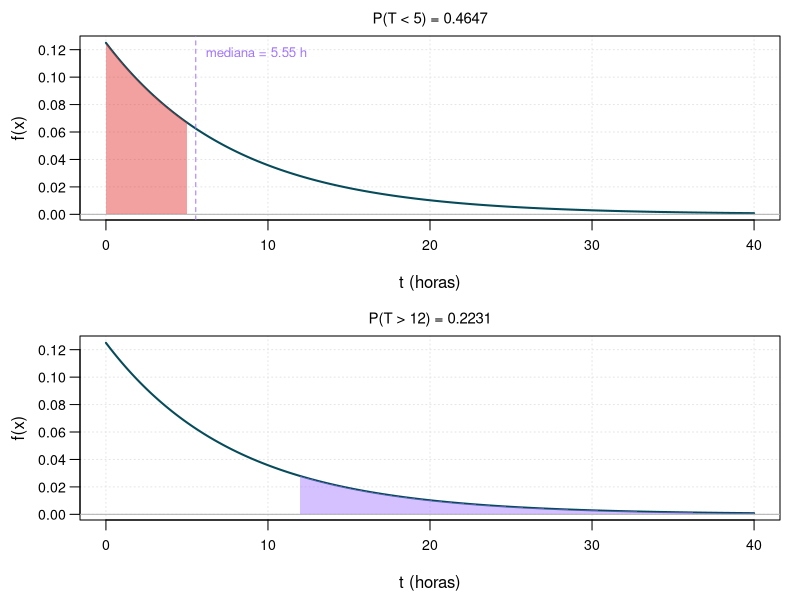
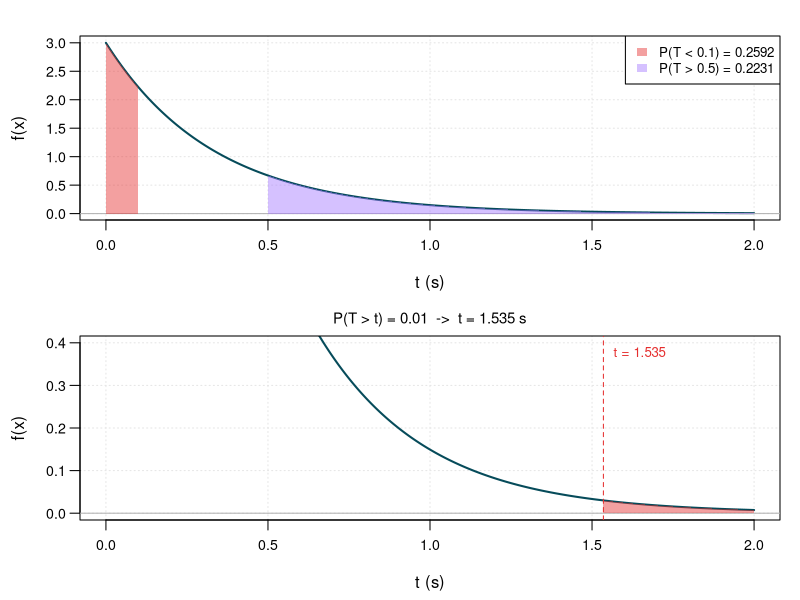
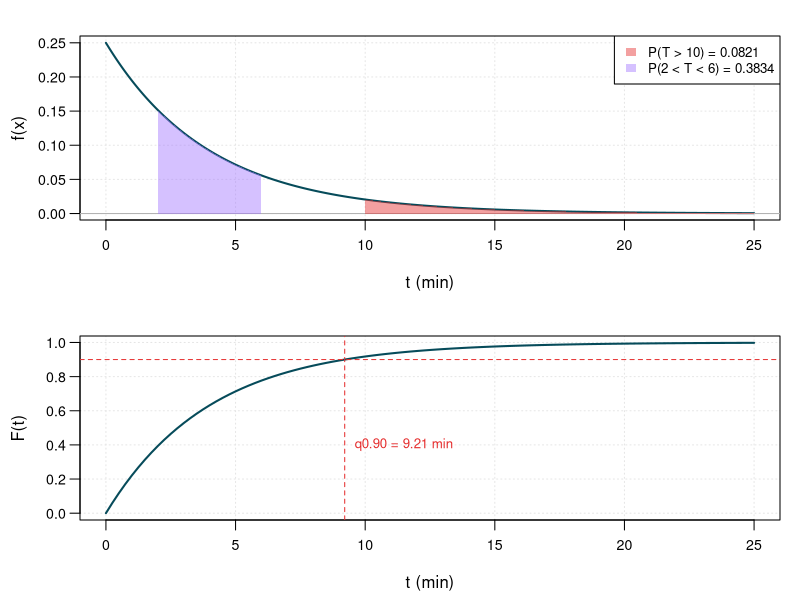
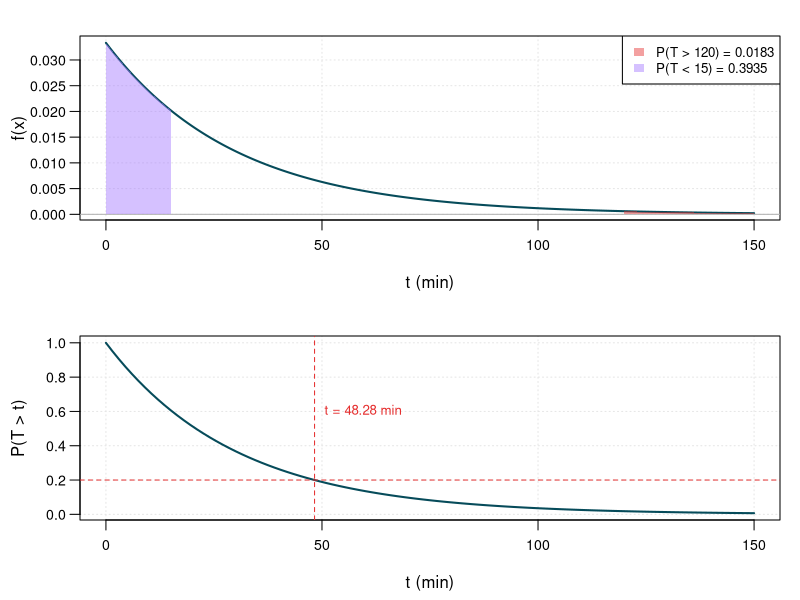
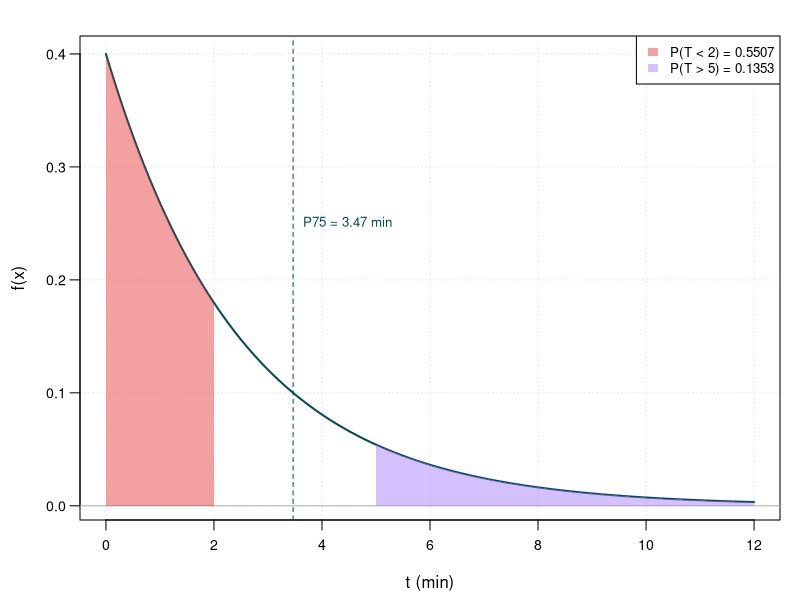
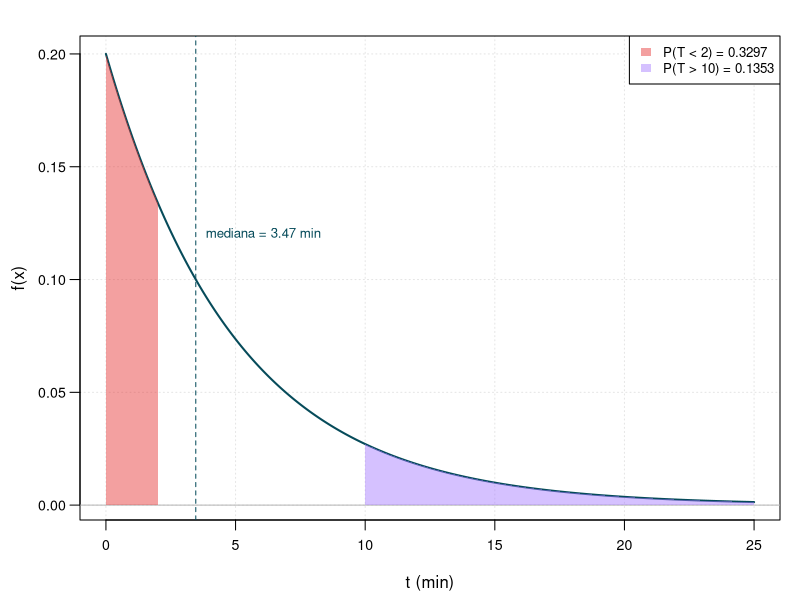
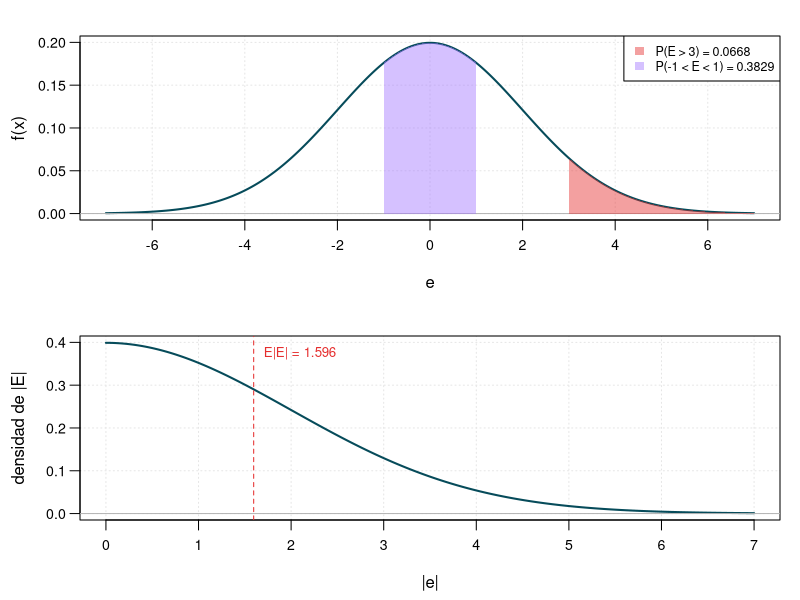
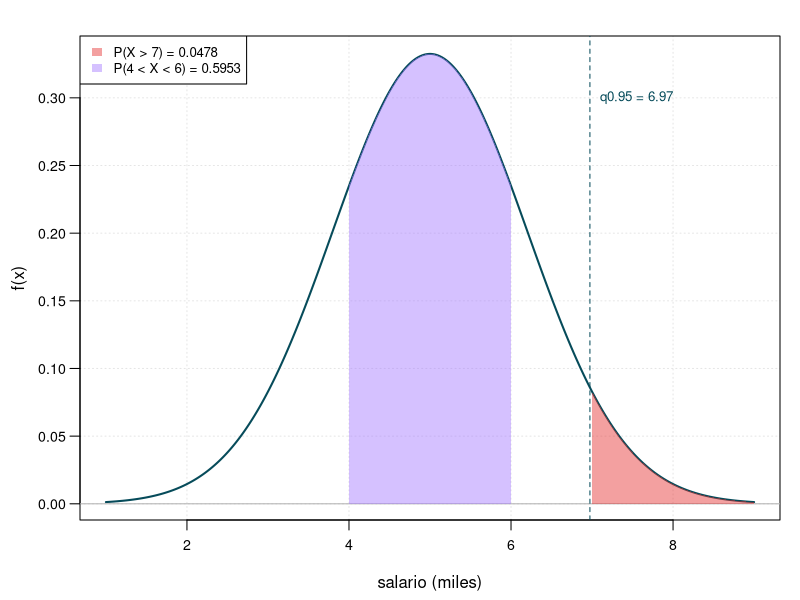

Here is the R script that generated these plots, in order:
# Graficos para la lista de ejercicios - Distribuciones exponencial y normal
# Ejecutar desde la carpeta de la practica:  Rscript practica-10-distribuciones-exponencial-normal.R
# Todos los graficos se guardan en img/ como PDF

dir.create("img", showWarnings = FALSE)

azul  <- "#064B5A"
teal  <- "#097289"
rojo  <- "#E52E2E"
verde <- "#A277FF"
gris  <- "gray45"

abrir <- function(nombre, w = 6, h = 4) {
  pdf(file.path("img", paste0(nombre, ".pdf")), width = w, height = h)
  par(mar = c(4, 4, 1.8, 1), las = 1, cex.axis = 0.85, mgp = c(2.6, 0.7, 0))
}
# curva de densidad f en [a, b]
densidad <- function(f, a, b, xlab = "x", ylab = "f(x)", ...) {
  curve(f(x), a, b, n = 500, lwd = 2, col = azul, xlab = xlab, ylab = ylab,
        panel.first = grid(col = "gray90"), ...)
  abline(h = 0, col = "gray70")
}
# sombrea el area bajo f entre 'desde' y 'hasta'
area <- function(f, desde, hasta, col = rojo) {
  x <- seq(desde, hasta, length.out = 300)
  polygon(c(desde, x, hasta), c(0, f(x), 0), col = adjustcolor(col, 0.45), border = NA)
}
marca <- function(v, txt, col = verde, y = par("usr")[4] * 0.9) {
  abline(v = v, lty = 2, col = col)
  text(v, y, txt, pos = 4, cex = 0.8, col = col)
}
titulo <- function(t) title(main = t, cex.main = 0.9, font.main = 1)

# ---------------------------------------------------------------
# Ej E1: T ~ Exp(1/8), fallas del servidor (horas)
abrir("ejE1-servidor", w = 5.5, h = 6.4)
par(mfrow = c(2, 1))
f <- function(t) dexp(t, 1/8)
densidad(f, 0, 40, xlab = "t (horas)")
area(f, 0, 5); titulo("P(T < 5) = 0.4647")
marca(8 * log(2), "mediana = 5.55 h")
densidad(f, 0, 40, xlab = "t (horas)")
area(f, 12, 40, verde); titulo("P(T > 12) = 0.2231")
dev.off()

# ---------------------------------------------------------------
# Ej E2: T ~ Exp(3), tiempo de respuesta de una API (s)
abrir("ejE2-api", w = 5.5, h = 6.4)
par(mfrow = c(2, 1))
f <- function(t) dexp(t, 3)
densidad(f, 0, 2, xlab = "t (s)")
area(f, 0, 0.1); area(f, 0.5, 2, verde)
legend("topright", c("P(T < 0.1) = 0.2592", "P(T > 0.5) = 0.2231"), fill = adjustcolor(c(rojo, verde), 0.45),
       border = NA, bg = "white", cex = 0.8)
densidad(f, 0, 2, xlab = "t (s)", ylim = c(0, 0.4))
area(f, log(100)/3, 2); titulo("P(T > t) = 0.01  ->  t = 1.535 s")
marca(log(100)/3, "t = 1.535", col = rojo)
dev.off()

# ---------------------------------------------------------------
# Ej E3: T ~ Exp(0.25), sesiones de usuario (min)
abrir("ejE3-sesiones", w = 5.5, h = 6.4)
par(mfrow = c(2, 1))
f <- function(t) dexp(t, 0.25)
densidad(f, 0, 25, xlab = "t (min)")
area(f, 10, 25); area(f, 2, 6, verde)
legend("topright", c("P(T > 10) = 0.0821", "P(2 < T < 6) = 0.3834"), fill = adjustcolor(c(rojo, verde), 0.45),
       border = NA, bg = "white", cex = 0.8)
curve(pexp(x, 0.25), 0, 25, lwd = 2, col = azul, xlab = "t (min)", ylab = "F(t)",
      panel.first = grid(col = "gray90"))
abline(h = 0.9, lty = 2, col = rojo)
marca(log(10)/0.25, "q0.90 = 9.21 min", col = rojo, y = 0.4)
dev.off()

# ---------------------------------------------------------------
# Ej E4: T ~ Exp(1/30), anomalias IoT (min)
abrir("ejE4-iot", w = 5.5, h = 6.4)
par(mfrow = c(2, 1))
f <- function(t) dexp(t, 1/30)
densidad(f, 0, 150, xlab = "t (min)")
area(f, 120, 150); area(f, 0, 15, verde)
legend("topright", c("P(T > 120) = 0.0183", "P(T < 15) = 0.3935"), fill = adjustcolor(c(rojo, verde), 0.45),
       border = NA, bg = "white", cex = 0.8)
curve(exp(-x/30), 0, 150, lwd = 2, col = azul, xlab = "t (min)", ylab = "P(T > t)",
      panel.first = grid(col = "gray90"))
abline(h = 0.2, lty = 2, col = rojo)
marca(-30 * log(0.2), "t = 48.28 min", col = rojo, y = 0.6)
dev.off()

# ---------------------------------------------------------------
# Ej E5: T ~ Exp(0.4), abandono en call center (min)
abrir("ejE5-call-center")
f <- function(t) dexp(t, 0.4)
densidad(f, 0, 12, xlab = "t (min)")
area(f, 0, 2); area(f, 5, 12, verde)
marca(log(4)/0.4, "P75 = 3.47 min", col = azul, y = 0.25)
legend("topright", c("P(T < 2) = 0.5507", "P(T > 5) = 0.1353"), fill = adjustcolor(c(rojo, verde), 0.45),
       border = NA, bg = "white", cex = 0.8)
dev.off()

# ---------------------------------------------------------------
# Ej E6: tiempo entre clics, Exp(0.2 por minuto)
abrir("ejE6-clics")
f <- function(t) dexp(t, 0.2)
densidad(f, 0, 25, xlab = "t (min)")
area(f, 0, 2); area(f, 10, 25, verde)
marca(log(2)/0.2, "mediana = 3.47 min", col = azul, y = 0.12)
legend("topright", c("P(T < 2) = 0.3297", "P(T > 10) = 0.1353"), fill = adjustcolor(c(rojo, verde), 0.45),
       border = NA, bg = "white", cex = 0.8)
dev.off()

# ---------------------------------------------------------------
# Ej N1: E ~ N(0, 2^2) y |E| (normal plegada)
abrir("ejN1-error-ml", w = 5.5, h = 6.4)
par(mfrow = c(2, 1))
f <- function(e) dnorm(e, 0, 2)
densidad(f, -7, 7, xlab = "e")
area(f, 3, 7); area(f, -1, 1, verde)
legend("topright", c("P(E > 3) = 0.0668", "P(-1 < E < 1) = 0.3829"), fill = adjustcolor(c(rojo, verde), 0.45),
       border = NA, bg = "white", cex = 0.75)
densidad(function(u) 2 * dnorm(u, 0, 2), 0, 7, xlab = "|e|", ylab = "densidad de |E|")
marca(2 * sqrt(2/pi), "E|E| = 1.596", col = rojo)
dev.off()

# ---------------------------------------------------------------
# Ej N2: X ~ N(5, 1.2^2), salario
abrir("ejN2-salario")
f <- function(x) dnorm(x, 5, 1.2)
densidad(f, 1, 9, xlab = "salario (miles)")
area(f, 7, 9); area(f, 4, 6, verde)
marca(5 + 1.2 * qnorm(0.95), "q0.95 = 6.97", col = azul, y = 0.3)
legend("topleft", c("P(X > 7) = 0.0478", "P(4 < X < 6) = 0.5953"), fill = adjustcolor(c(rojo, verde), 0.45),
       border = NA, bg = "white", cex = 0.8)
dev.off()

# ---------------------------------------------------------------
# Ej N3: T ~ N(50, 4^2), sensor de temperatura
abrir("ejN3-sensor", w = 5.5, h = 6.4)
par(mfrow = c(2, 1))
f <- function(t) dnorm(t, 50, 4)
densidad(f, 35, 65, xlab = "temperatura")
area(f, 60, 65); area(f, 35, 40)
titulo("P(T > 60) = P(T < 40) = 0.0062")
densidad(f, 35, 65, xlab = "temperatura")
area(f, 43.42, 56.58, verde)
marca(59.31, "P99 = 59.31", col = rojo, y = 0.08)
titulo("Intervalo central 90%: [43.42, 56.58]")
dev.off()

# ---------------------------------------------------------------
# Ej N4: Z ~ N(1.5, 0.7^2) y p = 1 / (1 + exp(-Z))
abrir("ejN4-logit", w = 5.5, h = 6.4)
par(mfrow = c(2, 1))
f <- function(z) dnorm(z, 1.5, 0.7)
densidad(f, -1, 4, xlab = "z (logit)")
area(f, -1, 0); area(f, 2, 4, verde)
legend("topleft", c("P(Z < 0) = 0.0161", "P(Z > 2) = 0.2375"), fill = adjustcolor(c(rojo, verde), 0.45),
       border = NA, bg = "white", cex = 0.75)
fp <- function(p) dnorm(qlogis(p), 1.5, 0.7) / (p * (1 - p))
densidad(fp, 0.3, 0.995, xlab = "p", ylab = "densidad de p")
abline(v = c(0.8176, 0.7965), lty = 2, col = c(rojo, verde))
legend("topleft", c("aprox. 1er orden: 0.8176", "valor exacto: 0.7965"), col = c(rojo, verde),
       lty = 2, bg = "white", cex = 0.75)
dev.off()

# ---------------------------------------------------------------
# Ej N5: clusters A ~ N(20, 3^2) y B ~ N(27, 2^2)
abrir("ejN5-clustering")
fa <- function(x) dnorm(x, 20, 3); fb <- function(x) dnorm(x, 27, 2)
densidad(fa, 10, 34, ylim = c(0, 0.21))
curve(fb(x), 10, 34, n = 500, lwd = 2, col = teal, add = TRUE, lty = 2)
area(fa, 25, 34); area(fb, 10, 25, verde)
abline(v = 23, col = gris)
points(c(23, 23), c(fa(23), fb(23)), pch = 19, col = c(rojo, verde))
text(23, fa(23), "fA(23) = 0.0807  ", pos = 2, cex = 0.75)
text(23, fb(23), "fB(23) = 0.0270  ", pos = 2, cex = 0.75)
legend("topright", c("A ~ N(20, 9)", "B ~ N(27, 4)"), col = c(azul, teal), lty = c(1, 2),
       lwd = 2, bg = "white", cex = 0.8)
dev.off()

# ---------------------------------------------------------------
# Ej N6: Z = (X - 45) / 8
abrir("ejN6-batchnorm", w = 5.5, h = 6.4)
par(mfrow = c(2, 1))
densidad(dnorm, -4, 4, xlab = "z", ylab = "phi(z)")
area(dnorm, 2, 4); area(dnorm, -1, 1, verde)
legend("topleft", c("P(Z > 2) = 0.0228", "P(-1 < Z < 1) = 0.6827"), fill = adjustcolor(c(rojo, verde), 0.45),
       border = NA, bg = "white", cex = 0.75)
f <- function(x) dnorm(x, 45, 8)
densidad(f, 13, 77, xlab = "x")
area(f, 60.68, 77)
marca(60.68, "q0.975 = 60.68", col = rojo, y = 0.04)
dev.off()

# ---------------------------------------------------------------
# Ej N7: R ~ N(0, 1.5^2), ruido LIDAR (cm)
abrir("ejN7-lidar", w = 5.5, h = 6.4)
par(mfrow = c(2, 1))
f <- function(r) dnorm(r, 0, 1.5)
densidad(f, -5, 5, xlab = "r (cm)")
area(f, 2, 5); area(f, -5, -2); area(f, -1, 1, verde)
legend("topright", c("P(|R| > 2) = 0.1824", "P(-1 < R < 1) = 0.4950"), fill = adjustcolor(c(rojo, verde), 0.45),
       border = NA, bg = "white", cex = 0.7)
densidad(function(u) 2 * dnorm(u, 0, 1.5), 0, 5, xlab = "|r| (cm)", ylab = "densidad de |R|")
marca(1.5 * sqrt(2/pi), "E|R| = 1.197 cm", col = rojo)
dev.off()

# ---------------------------------------------------------------
# Ej N8: epsilon ~ N(0, 5^2)
abrir("ejN8-regresion", w = 5.5, h = 6.4)
par(mfrow = c(2, 1))
f <- function(e) dnorm(e, 0, 5)
densidad(f, -17, 17, xlab = "error")
area(f, 7, 17); area(f, -17, -7); area(f, -3, 3, verde)
legend("topright", c("P(|e| > 7) = 0.1615", "P(-3 < e < 3) = 0.4515"), fill = adjustcolor(c(rojo, verde), 0.45),
       border = NA, bg = "white", cex = 0.7)
densidad(f, -17, 17, xlab = "error")
area(f, -3.372, 3.372, teal)
abline(v = c(-3.372, 3.372), lty = 2, col = rojo)
text(c(-3.372, 3.372), 0.02, c("Q1 = -3.37", "Q3 = 3.37"), pos = c(2, 4), cex = 0.8, col = rojo)
titulo("50% central entre Q1 y Q3")
dev.off()

# ---------------------------------------------------------------
# Ej N9: Y ~ N(3.8, 0.6^2) y su version truncada en [1, 5]
abrir("ejN9-recomendacion", w = 5.5, h = 6.4)
par(mfrow = c(2, 1))
f <- function(y) dnorm(y, 3.8, 0.6)
densidad(f, 1.5, 6, xlab = "calificacion")
area(f, 5, 6); area(f, 3, 4, verde)
marca(5.196, "P99 = 5.20", col = azul, y = 0.45)
legend("topleft", c("P(Y > 5) = 0.0228", "P(3 <= Y <= 4) = 0.5393"), fill = adjustcolor(c(rojo, verde), 0.45),
       border = NA, bg = "white", cex = 0.7)
ft <- function(y) ifelse(y >= 1 & y <= 5, f(y) / (pnorm(5, 3.8, 0.6) - pnorm(1, 3.8, 0.6)), 0)
densidad(f, 1.5, 6, xlab = "calificacion", ylim = c(0, 0.75), lty = 2)
curve(ft(x), 1.5, 6, n = 800, lwd = 2, col = rojo, add = TRUE)
abline(v = 5, lty = 3, col = gris)
legend("topleft", c("N(3.8, 0.36)", "truncada en [1, 5]"), col = c(azul, rojo), lty = c(2, 1),
       lwd = 2, bg = "white", cex = 0.75)
dev.off()
